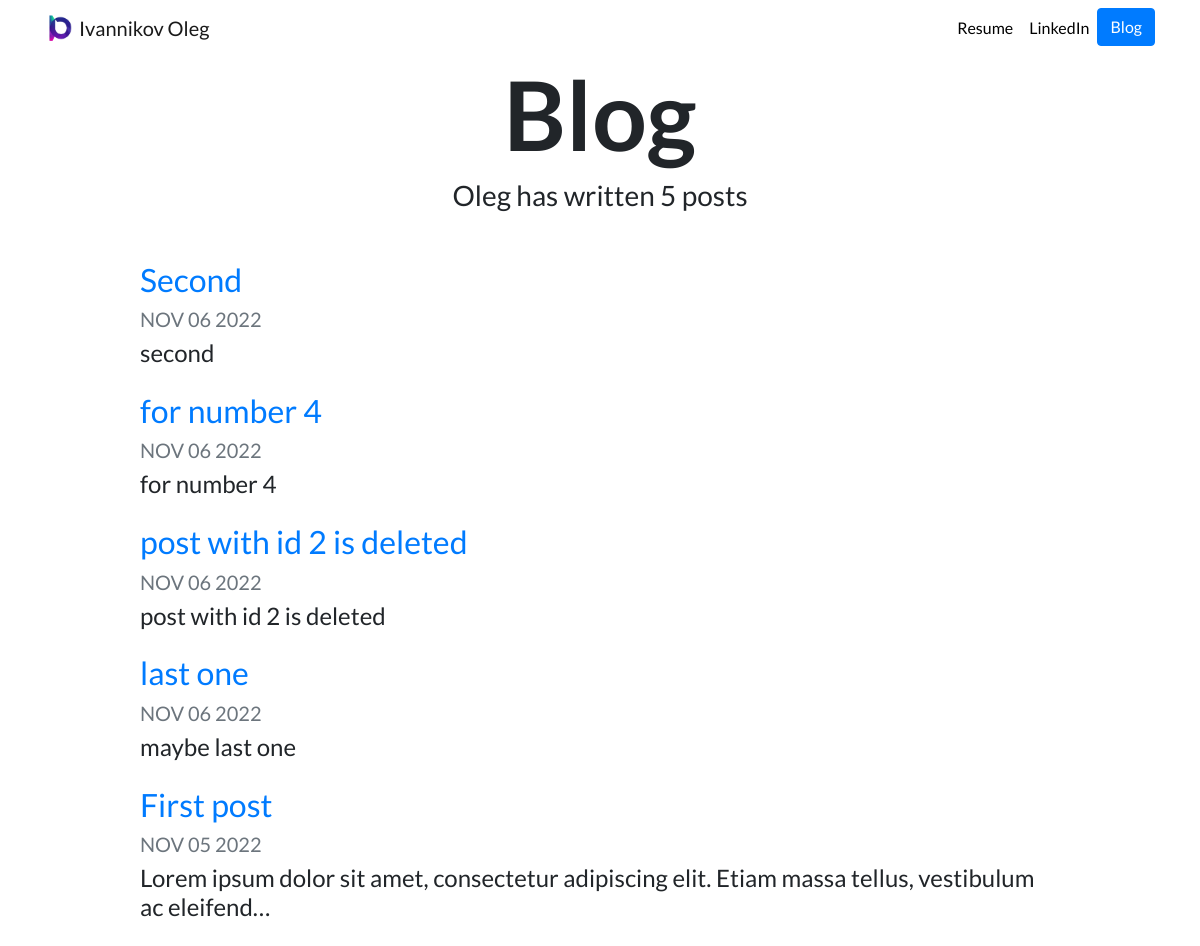
Screenshot of /blog/ with the database file from the repository.
### blog/models.py (models this page shows, shortened)
class Post(models.Model):
    title = models.CharField(max_length=100)
    description = models.TextField()
    post_date = models.DateField(auto_now_add=True)
    image = models.ImageField(upload_to='blog/images/', blank=True)

### blog/views.py (the view)
# urls.py: path('', views.all_blogs, name='all_blogs'),
def all_blogs(request):
    posts = Post.objects.order_by('-post_date')
    return render(request, 'blog/all_blogs.html', {'posts': posts})

### blog/templates/blog/all_blogs.html
{% extends "portfolio/base.html" %}
{% load static %}
{% block content %}
<h1 id="blogtitle" class="font-weight-bold text-center">Blog</h1>
<h3 class="text-center mb-5">Oleg has written {{ posts.count }} post{{ posts.count|pluralize }}</h3>
{% for post in posts %}
<div class="row justify-content-center my-3">
  <div class="col-md-10">
    <a href="{% url 'blog:detail' post.id %}">
      <h2>{{ post.title }}</h2>
    </a>
    <h5 class="text-muted">{{ post.post_date|date:'M d Y'|upper }}</h5>
    <h4>{{ post.description|striptags|truncatechars:100 }}</h4>
  </div>
</div>
{% endfor %}
{% endblock %}

### portfolio/templates/portfolio/base.html (shortened to what this page needs)
{% load static %}
<!doctype html>
<html lang="en">
<head>
  <link rel="stylesheet" href="https://stackpath.bootstrapcdn.com/bootstrap/4.4.1/css/bootstrap.min.css">
  <link rel="stylesheet" href="{% static "portfolio/custom.css" %}">
</head>
<body>
  <nav id="topNav" class="navbar navbar-expand-md navbar-light">
    <div class="container">
      <a class="navbar-brand" href="{% url 'index' %}">
        <img src="{% static "portfolio/Logo.png" %}" width="30" height="30" class="d-inline-block align-top" alt="Logo">
        <span>Ivannikov Oleg</span>
      </a>
      <div class="collapse navbar-collapse text-center" id="navbarNav">
        <ul class="navbar-nav ml-auto">
          <li class="nav-item">
            <a class="nav-link" href="{% static "portfolio/cv.pdf" %}">Resume</a>
          </li>
          <li class="nav-item">
            <a class="nav-link" href="https://www.linkedin.com/in/oleg-ivannikov-1b6b35249/" target="_blank">LinkedIn</a>
          </li>
          <li>
            <a role="button" href="{% url 'blog:all_blogs' %}" class="btn btn-primary">Blog</a>
          </li>
        </ul>
      </div>
    </div>
  </nav>
  <div class="container">
    {% block content %}{% endblock %}
  </div>
</body>
</html>

### portfolio/static/portfolio/custom.css (style rules this page uses)
.navbar-nav .nav-link { color: rgba(0,0,0,1) !important; }
body { font-family: 'Lato', sans-serif; }
#blogtitle { font-size: 6rem; }

### rows the page displays
Post: title "Second", post_date "NOV 06 2022", description "second"
Post: title "for number 4", post_date "NOV 06 2022", description "for number 4"
Post: title "post with id 2 is deleted", post_date "NOV 06 2022", description "post with id 2 is deleted"
Post: title "last one", post_date "NOV 06 2022", description "maybe last one"
Post: title "First post", post_date "NOV 05 2022", description "Lorem ipsum dolor sit amet, consectetur adipiscing elit. Etiam massa tellus, vestibulum ac eleifend…"

### other values shown
{{ posts.count }} "5"
